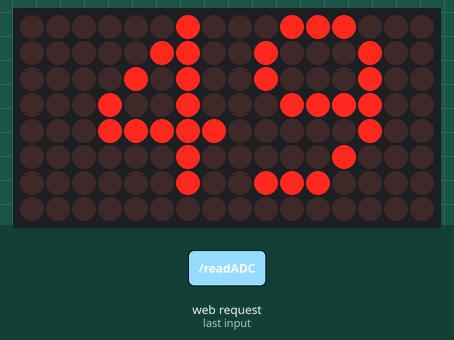
Bench run of a sketch on a simulated ESP32. Parts: 16×8 LED matrix. Inputs (shaded band) come from the test bench. WiFi joins after 1.5 s; servers stay silent unless stated; what the sketch prints to the serial monitor is not drawn.

2.8 s: HTTP request GET /readADC received
Above: at 3.8 s.
Timing chart, 0 to 5.8 s (numbered marks = the images above; inputs shaded):
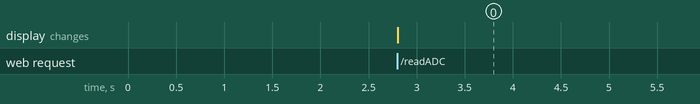

Measured:
- after the input at 2.8 s, the display: changes at once (image 0)

The sketch:

webserver.ino
```cpp
/*
 * ESP32 AJAX Demo
 * Updates and Gets data from webpage without page refresh
 * https://circuits4you.com
 */
#include <WiFi.h>
#include <WiFiClient.h>
#include <WebServer.h>
#include <Wire.h>
#include <Adafruit_GFX.h>
#include "Adafruit_LEDBackpack.h"
#define SEND_DELAY 200

#include "index.h"  //Web page header file

int outputValue = 0;
Adafruit_8x16minimatrix matrix = Adafruit_8x16minimatrix();
WebServer server(80);

//Enter your SSID and PASSWORD
const char* ssid = "";
const char* password = "";
const int analogInPin = 36;
//===============================================================
// This routine is executed when you open its IP in browser
//===============================================================
void handleRoot() {
 String s = MAIN_page; //Read HTML contents
 server.send(200, "text/html", s); //Send web page
}

void handleADC() {
 int a = analogRead(analogInPin);
 String adcValue = String(a);

  outputValue = map(a, 0, 1023, 0, 99);

  Serial.print("sensor = ");     Serial.print(a);
  Serial.print("\t output = ");  Serial.println(outputValue);

  //Display value on LED Matrix
  matrix.clear();
  matrix.setCursor(3,0);
  String response = String(outputValue);
  Serial.println(response);
  matrix.print(response);
  matrix.writeDisplay();

  delay(SEND_DELAY);

 server.send(200, "text/plane", adcValue); //Send ADC value only to client ajax request
}

//===============================================================
// Setup
//===============================================================

void setup(void){
  Serial.begin(115200);
  Serial.println();
  Serial.println("Booting Sketch...");
  analogReadResolution(10);
  matrix.begin(0x70);
  matrix.setRotation(1);
  matrix.setTextSize(1);
  matrix.setTextWrap(false);
  matrix.setTextColor(LED_ON);
/*
//ESP32 As access point
  WiFi.mode(WIFI_AP); //Access Point mode
  WiFi.softAP(ssid, password);
*/
//ESP32 connects to your wifi -----------------------------------
  WiFi.mode(WIFI_STA); //Connectto your wifi
  WiFi.begin(ssid, password);

  Serial.println("Connecting to ");
  Serial.print(ssid);

  //Wait for WiFi to connect
  while(WiFi.waitForConnectResult() != WL_CONNECTED){
      Serial.print(".");
    }

  //If connection successful show IP address in serial monitor
  Serial.println("");
  Serial.print("Connected to ");
  Serial.println(ssid);
  Serial.print("IP address: ");
  Serial.println(WiFi.localIP());  //IP address assigned to your ESP
//----------------------------------------------------------------

  server.on("/", handleRoot);      //This is display page
  server.on("/readADC", handleADC);//To get update of ADC Value only

  server.begin();                  //Start server
  Serial.println("HTTP server started");
}

//===============================================================
// This routine is executed when you open its IP in browser
//===============================================================
void loop(void){

  server.handleClient();
  delay(1);
}
```

index.h
```cpp
const char MAIN_page[] PROGMEM = R"=====(
<!DOCTYPE html>
<html>
<style>
.card{
    max-width: 400px;
     min-height: 250px;
     background: #02b875;
     padding: 30px;
     box-sizing: border-box;
     color: #FFF;
     margin:20px;
     box-shadow: 0px 2px 18px -4px rgba(0,0,0,0.75);
}
</style>
<body>

<div class="card">
  <h4>ESP32 LDR </h4><br>
  <h1>Sensor Value:<span id="ADCValue">0</span></h1><br>

</div>
<script>

setInterval(function() {
  // Call a function repetatively with 2 Second interval
  getData();
}, 2000); //2000mSeconds update rate

function getData() {
  var xhttp = new XMLHttpRequest();
  xhttp.onreadystatechange = function() {
    if (this.readyState == 4 && this.status == 200) {
      document.getElementById("ADCValue").innerHTML =
      this.responseText;
    }
  };
  xhttp.open("GET", "readADC", true);
  xhttp.send();
}
</script>
</body>
</html>
)=====";
```
